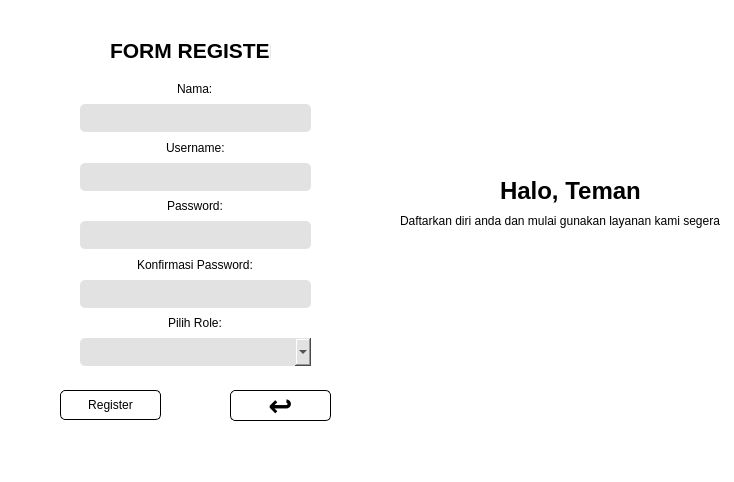
<?xml version="1.0" encoding="UTF-8"?>
<ui version="4.0">
 <class>MainWindow</class>
 <widget class="QMainWindow" name="MainWindow">
  <property name="geometry">
   <rect>
    <x>0</x>
    <y>0</y>
    <width>734</width>
    <height>482</height>
   </rect>
  </property>
  <property name="windowTitle">
   <string>MainWindow</string>
  </property>
  <property name="styleSheet">
   <string notr="true">background-color: rgb(255, 255, 255);</string>
  </property>
  <widget class="QWidget" name="centralwidget">
   <widget class="QLabel" name="label">
    <property name="geometry">
     <rect>
      <x>110</x>
      <y>40</y>
      <width>161</width>
      <height>21</height>
     </rect>
    </property>
    <property name="font">
     <font>
      <pointsize>16</pointsize>
      <bold>true</bold>
     </font>
    </property>
    <property name="text">
     <string>FORM REGISTER</string>
    </property>
   </widget>
   <widget class="QLabel" name="label_7">
    <property name="geometry">
     <rect>
      <x>390</x>
      <y>-100</y>
      <width>431</width>
      <height>601</height>
     </rect>
    </property>
    <property name="styleSheet">
     <string notr="true">image: url(:/logo-apotek/asset/apotek.jpeg);</string>
    </property>
    <property name="text">
     <string/>
    </property>
   </widget>
   <widget class="QLabel" name="label_8">
    <property name="geometry">
     <rect>
      <x>500</x>
      <y>160</y>
      <width>141</width>
      <height>61</height>
     </rect>
    </property>
    <property name="font">
     <font>
      <pointsize>18</pointsize>
      <bold>true</bold>
     </font>
    </property>
    <property name="styleSheet">
     <string notr="true">
background-color: rgb(0, 0, 0, 0);</string>
    </property>
    <property name="text">
     <string>Halo, Teman</string>
    </property>
   </widget>
   <widget class="QLabel" name="label_9">
    <property name="geometry">
     <rect>
      <x>400</x>
      <y>200</y>
      <width>341</width>
      <height>41</height>
     </rect>
    </property>
    <property name="font">
     <font>
      <pointsize>9</pointsize>
     </font>
    </property>
    <property name="styleSheet">
     <string notr="true">
background-color: rgb(0, 0, 0, 0);</string>
    </property>
    <property name="text">
     <string>Daftarkan diri anda dan mulai gunakan layanan kami segera</string>
    </property>
   </widget>
   <widget class="QWidget" name="">
    <property name="geometry">
     <rect>
      <x>80</x>
      <y>80</y>
      <width>231</width>
      <height>286</height>
     </rect>
    </property>
    <layout class="QVBoxLayout" name="verticalLayout">
     <item alignment="Qt::AlignHCenter">
      <widget class="QLabel" name="label_2">
       <property name="text">
        <string>Nama:</string>
       </property>
      </widget>
     </item>
     <item>
      <widget class="QLineEdit" name="lineEdit_nama">
       <property name="styleSheet">
        <string notr="true">border-radius: 5px;
background-color: rgb(226, 226, 226);
padding: 6px 8px;</string>
       </property>
      </widget>
     </item>
     <item alignment="Qt::AlignHCenter">
      <widget class="QLabel" name="label_3">
       <property name="text">
        <string>Username:</string>
       </property>
      </widget>
     </item>
     <item>
      <widget class="QLineEdit" name="lineEdit_username">
       <property name="styleSheet">
        <string notr="true">border-radius: 5px;
background-color: rgb(226, 226, 226);
padding: 6px 8px;</string>
       </property>
      </widget>
     </item>
     <item alignment="Qt::AlignHCenter">
      <widget class="QLabel" name="label_4">
       <property name="text">
        <string>Password:</string>
       </property>
      </widget>
     </item>
     <item>
      <widget class="QLineEdit" name="lineEdit_password">
       <property name="styleSheet">
        <string notr="true">border-radius: 5px;
background-color: rgb(226, 226, 226);
padding: 6px 8px;</string>
       </property>
      </widget>
     </item>
     <item alignment="Qt::AlignHCenter">
      <widget class="QLabel" name="label_5">
       <property name="text">
        <string>Konfirmasi Password:</string>
       </property>
      </widget>
     </item>
     <item>
      <widget class="QLineEdit" name="lineEdit_konfirmasipass">
       <property name="styleSheet">
        <string notr="true">border-radius: 5px;
background-color: rgb(226, 226, 226);
padding: 6px 8px;</string>
       </property>
      </widget>
     </item>
     <item alignment="Qt::AlignHCenter">
      <widget class="QLabel" name="label_6">
       <property name="text">
        <string>Pilih Role:</string>
       </property>
      </widget>
     </item>
     <item>
      <widget class="QComboBox" name="comboBox_pilihRole">
       <property name="styleSheet">
        <string notr="true">border-radius: 5px;
background-color: rgb(226, 226, 226);
padding: 6px 8px;</string>
       </property>
      </widget>
     </item>
    </layout>
   </widget>
   <widget class="QPushButton" name="pushButton_register">
    <property name="geometry">
     <rect>
      <x>60</x>
      <y>390</y>
      <width>101</width>
      <height>30</height>
     </rect>
    </property>
    <property name="styleSheet">
     <string notr="true">QPushButton {
    background-color: rgba(0, 0, 0, 0); /* transparan */
    border-radius: 5px;
    border-width: 1px;
    border-style: solid;
    border-color: rgb(0, 0, 0);
    color: black; /* default text color */
    padding: 6px 12px;
}

/* Hover effect */
QPushButton:hover {
    background-color: rgb(60, 60, 60); /* abu-abu gelap */
    color: white;
}

/* Selected (checked) state */
QPushButton:checked {
    background-color: rgb(60, 60, 60); /* abu-abu gelap */
    color: white;
    border-color: rgb(80, 80, 80); /* sedikit lebih gelap */
}
</string>
    </property>
    <property name="text">
     <string>Register</string>
    </property>
   </widget>
   <widget class="QPushButton" name="pushButton_kembali">
    <property name="geometry">
     <rect>
      <x>230</x>
      <y>390</y>
      <width>101</width>
      <height>31</height>
     </rect>
    </property>
    <property name="font">
     <font>
      <pointsize>22</pointsize>
      <bold>true</bold>
     </font>
    </property>
    <property name="styleSheet">
     <string notr="true">QPushButton {
    background-color: rgba(0, 0, 0, 0); /* transparan */
    border-radius: 5px;
    border-width: 1px;
    border-style: solid;
    border-color: rgb(0, 0, 0);
    color: black; /* default text color */
    padding: 6px 12px;
}

/* Hover effect */
QPushButton:hover {
    background-color: rgb(60, 60, 60); /* abu-abu gelap */
    color: white;
}

/* Selected (checked) state */
QPushButton:checked {
    background-color: rgb(60, 60, 60); /* abu-abu gelap */
    color: white;
    border-color: rgb(80, 80, 80); /* sedikit lebih gelap */
}
</string>
    </property>
    <property name="text">
     <string>↩</string>
    </property>
   </widget>
   <zorder>label_7</zorder>
   <zorder>label</zorder>
   <zorder>lineEdit_nama</zorder>
   <zorder>label_2</zorder>
   <zorder>label_3</zorder>
   <zorder>label_4</zorder>
   <zorder>lineEdit_username</zorder>
   <zorder>lineEdit_password</zorder>
   <zorder>label_5</zorder>
   <zorder>lineEdit_konfirmasipass</zorder>
   <zorder>label_6</zorder>
   <zorder>comboBox_pilihRole</zorder>
   <zorder>label_8</zorder>
   <zorder>label_9</zorder>
  </widget>
  <widget class="QMenuBar" name="menubar">
   <property name="geometry">
    <rect>
     <x>0</x>
     <y>0</y>
     <width>734</width>
     <height>22</height>
    </rect>
   </property>
  </widget>
  <widget class="QStatusBar" name="statusbar"/>
 </widget>
 <resources>
  <include location="logo-apotek.qrc"/>
 </resources>
 <connections/>
</ui>
